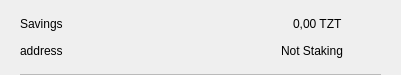
<?xml version="1.0" encoding="UTF-8"?>
<ui version="4.0">
 <class>CSRow</class>
 <widget class="QWidget" name="CSRow">
  <property name="geometry">
   <rect>
    <x>0</x>
    <y>0</y>
    <width>401</width>
    <height>75</height>
   </rect>
  </property>
  <property name="windowTitle">
   <string>Form</string>
  </property>
  <layout class="QVBoxLayout" name="verticalLayout">
   <property name="spacing">
    <number>0</number>
   </property>
   <property name="leftMargin">
    <number>20</number>
   </property>
   <property name="topMargin">
    <number>10</number>
   </property>
   <property name="rightMargin">
    <number>20</number>
   </property>
   <property name="bottomMargin">
    <number>0</number>
   </property>
   <item>
    <widget class="QWidget" name="info" native="true">
     <property name="minimumSize">
      <size>
       <width>0</width>
       <height>0</height>
      </size>
     </property>
     <layout class="QHBoxLayout" name="horizontalLayout_3">
      <property name="leftMargin">
       <number>0</number>
      </property>
      <property name="topMargin">
       <number>0</number>
      </property>
      <property name="rightMargin">
       <number>0</number>
      </property>
      <property name="bottomMargin">
       <number>10</number>
      </property>
      <item>
       <widget class="QWidget" name="container" native="true">
        <property name="minimumSize">
         <size>
          <width>0</width>
          <height>0</height>
         </size>
        </property>
        <layout class="QVBoxLayout" name="verticalLayout_2">
         <property name="spacing">
          <number>0</number>
         </property>
         <property name="leftMargin">
          <number>0</number>
         </property>
         <property name="topMargin">
          <number>0</number>
         </property>
         <property name="rightMargin">
          <number>0</number>
         </property>
         <property name="bottomMargin">
          <number>0</number>
         </property>
         <item>
          <layout class="QHBoxLayout" name="horizontalLayout">
           <item>
            <widget class="QLabel" name="labelName">
             <property name="text">
              <string>Savings</string>
             </property>
            </widget>
           </item>
           <item>
            <spacer name="horizontalSpacer">
             <property name="orientation">
              <enum>Qt::Horizontal</enum>
             </property>
             <property name="sizeHint" stdset="0">
              <size>
               <width>40</width>
               <height>20</height>
              </size>
             </property>
            </spacer>
           </item>
           <item>
            <widget class="QLabel" name="labelAmount">
             <property name="text">
              <string>0,00 TZT</string>
             </property>
            </widget>
           </item>
          </layout>
         </item>
         <item>
          <layout class="QHBoxLayout" name="horizontalLayout_2">
           <item>
            <widget class="QLabel" name="labelAddress">
             <property name="text">
              <string>address</string>
             </property>
            </widget>
           </item>
           <item>
            <spacer name="horizontalSpacer_2">
             <property name="orientation">
              <enum>Qt::Horizontal</enum>
             </property>
             <property name="sizeHint" stdset="0">
              <size>
               <width>40</width>
               <height>20</height>
              </size>
             </property>
            </spacer>
           </item>
           <item>
            <widget class="QLabel" name="labelStaking">
             <property name="text">
              <string>Not Staking</string>
             </property>
            </widget>
           </item>
          </layout>
         </item>
        </layout>
       </widget>
      </item>
      <item alignment="Qt::AlignHCenter|Qt::AlignVCenter">
       <widget class="QPushButton" name="pushButtonMenu">
        <property name="minimumSize">
         <size>
          <width>24</width>
          <height>24</height>
         </size>
        </property>
        <property name="maximumSize">
         <size>
          <width>32</width>
          <height>32</height>
         </size>
        </property>
        <property name="focusPolicy">
         <enum>Qt::NoFocus</enum>
        </property>
        <property name="styleSheet">
         <string notr="true">border:none; background-color:transparent;</string>
        </property>
        <property name="text">
         <string/>
        </property>
        <property name="icon">
         <iconset>
          <normaloff>://ic-menu-hover</normaloff>://ic-menu-hover</iconset>
        </property>
        <property name="iconSize">
         <size>
          <width>24</width>
          <height>24</height>
         </size>
        </property>
       </widget>
      </item>
     </layout>
    </widget>
   </item>
   <item>
    <widget class="QLabel" name="lblDivisory">
     <property name="minimumSize">
      <size>
       <width>0</width>
       <height>1</height>
      </size>
     </property>
     <property name="maximumSize">
      <size>
       <width>16777215</width>
       <height>1</height>
      </size>
     </property>
     <property name="styleSheet">
      <string notr="true">background-color:#bababa;</string>
     </property>
     <property name="text">
      <string/>
     </property>
     <property name="alignment">
      <set>Qt::AlignBottom|Qt::AlignLeading|Qt::AlignLeft</set>
     </property>
    </widget>
   </item>
  </layout>
 </widget>
 <resources/>
 <connections/>
</ui>
